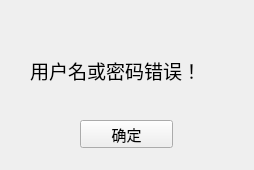
<?xml version="1.0" encoding="UTF-8"?>
<ui version="4.0">
 <class>loginerror</class>
 <widget class="QWidget" name="loginerror">
  <property name="geometry">
   <rect>
    <x>0</x>
    <y>0</y>
    <width>254</width>
    <height>170</height>
   </rect>
  </property>
  <property name="windowTitle">
   <string>Form</string>
  </property>
  <widget class="QLabel" name="label">
   <property name="geometry">
    <rect>
     <x>30</x>
     <y>50</y>
     <width>221</width>
     <height>41</height>
    </rect>
   </property>
   <property name="font">
    <font>
     <family>黑体</family>
     <pointsize>14</pointsize>
    </font>
   </property>
   <property name="text">
    <string>用户名或密码错误！</string>
   </property>
  </widget>
  <widget class="QPushButton" name="pushButton">
   <property name="geometry">
    <rect>
     <x>80</x>
     <y>120</y>
     <width>93</width>
     <height>28</height>
    </rect>
   </property>
   <property name="font">
    <font>
     <family>黑体</family>
     <pointsize>11</pointsize>
    </font>
   </property>
   <property name="text">
    <string>确定</string>
   </property>
  </widget>
 </widget>
 <resources/>
 <connections>
  <connection>
   <sender>pushButton</sender>
   <signal>clicked()</signal>
   <receiver>loginerror</receiver>
   <slot>close()</slot>
   <hints>
    <hint type="sourcelabel">
     <x>126</x>
     <y>133</y>
    </hint>
    <hint type="destinationlabel">
     <x>126</x>
     <y>84</y>
    </hint>
   </hints>
  </connection>
 </connections>
</ui>
